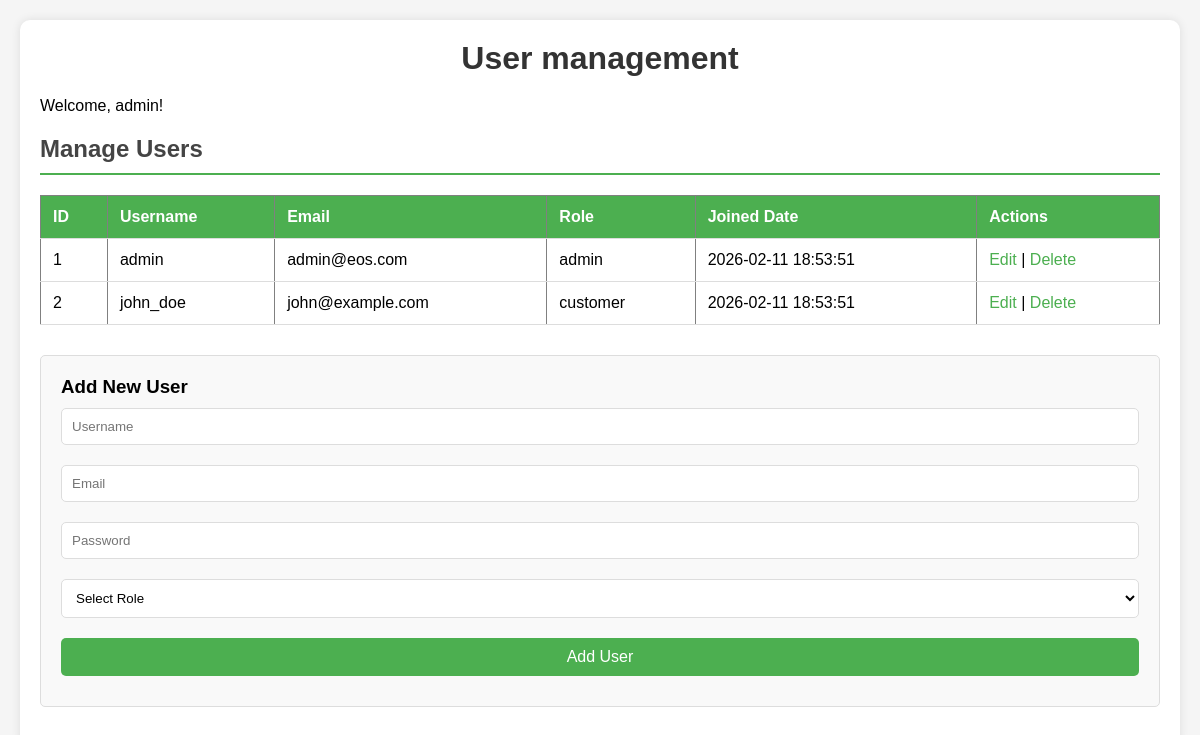
Page /manage_user.php (signed in) on the committed database.
### tables this page shows
CREATE TABLE users (
    id INT PRIMARY KEY AUTO_INCREMENT,
    username VARCHAR(50) UNIQUE NOT NULL,
    email VARCHAR(100) UNIQUE NOT NULL,
    password VARCHAR(255) NOT NULL,
    role ENUM('admin', 'customer') DEFAULT 'customer',
    created_at TIMESTAMP DEFAULT CURRENT_TIMESTAMP
);

### manage_user.php (the view, shortened to what this page needs)
<?php
require_once 'includes/db_connection.php';
$username = $_SESSION['username'];
?>
<!DOCTYPE html>
<html>
<head>
</head>
<body>
    <div class="container">
        <h1>User management</h1>
        <p>Welcome, <?php echo $username; ?>!</p>
        <div id="users">
            <h2>Manage Users</h2>
            <table border="1" width="100%">
                <tr>
                    <th>ID</th>
                    <th>Username</th>
                    <th>Email</th>
                    <th>Role</th>
                    <th>Joined Date</th>
                    <th>Actions</th>
                </tr>
                <?php
                $users_sql = "SELECT * FROM users ORDER BY created_at DESC";
                $users_result = $conn->query($users_sql);
                if($users_result->num_rows > 0) {
                    while($user = $users_result->fetch_assoc()) {
                        echo "<tr>";
                        echo "<td>" . $user['id'] . "</td>";
                        echo "<td>" . $user['username'] . "</td>";
                        echo "<td>" . $user['email'] . "</td>";
                        echo "<td>" . $user['role'] . "</td>";
                        echo "<td>" . $user['created_at'] . "</td>";
                        echo "<td>";
                        echo "<a href='edit_user.php?id=" . $user['id'] . "'>Edit</a> | ";
                        echo "<a href='?delete_user=" . $user['id'] . "' onclick='return confirm(\"Are you sure you want to delete this user?\")'>Delete</a>";
                        echo "</td>";
                        echo "</tr>";
                    }
                }
                ?>
            </table>
            <div class="form-container" style="margin-top: 30px;">
                <h3>Add New User</h3>
                <form method="POST" action="">
                    <input type="text" name="new_username" placeholder="Username" required>
                    <input type="email" name="new_email" placeholder="Email" required>
                    <input type="password" name="new_password" placeholder="Password" required>
                    <select name="new_role" required>
                        <option value="">Select Role</option>
                    </select>
                    <button type="submit" name="add_user">Add User</button>
                </form>
            </div>
        </div>
</body>
</html>

### rows in the picture
users: id "1", username "admin", email "admin@eos.com", role "admin", created_at "2026-02-11 18:53:51"
users: id "2", username "john_doe", email "john@example.com", role "customer", created_at "2026-02-11 18:53:51"

### other values in the picture
$username "admin"
